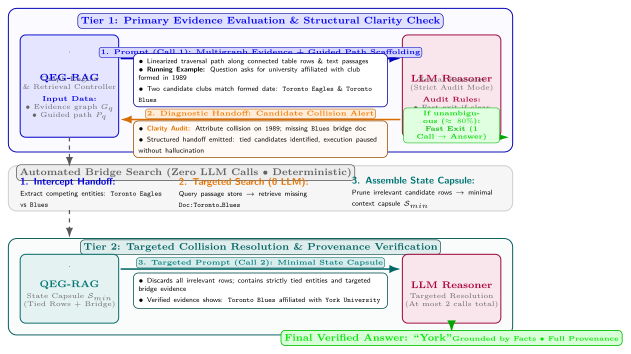

Generate this figure with Python:
import subprocess

latex_content = r"""\documentclass[tikz,border=2mm]{standalone}
\usepackage{tikz}
\usetikzlibrary{arrows.meta,positioning,shapes.geometric,fit,backgrounds,calc}
\usepackage{lmodern}

\begin{document}
\begin{tikzpicture}[
  >=Latex,
  font=\sffamily\scriptsize,
  % Global styles
  panel/.style={draw=#1!70!black, fill=#1!2!white, rounded corners=6pt, line width=0.7pt},
  panel_title/.style={fill=#1!12, draw=#1!60!black, line width=0.45pt, rounded corners=3pt, font=\bfseries\scriptsize, text=#1!95!black, inner sep=2.2pt},
  actor_box/.style={draw=#1!80!black, fill=#1!10, rounded corners=4pt, line width=0.7pt, inner sep=3pt},
  packet/.style={draw=#1!60!black, fill=white, rounded corners=3.5pt, line width=0.55pt, inner sep=3.5pt},
  badge/.style={fill=#1!15, draw=#1!75!black, line width=0.4pt, rounded corners=2pt, inner sep=1.2pt, font=\bfseries\tiny, text=#1!95!black},
  flow_fwd/.style={->, line width=1.1pt, draw=blue!75!black},
  flow_ret/.style={->, line width=1.1pt, draw=orange!85!black},
  flow_succ/.style={->, line width=1.2pt, draw=green!65!black},
  flow_proc/.style={->, line width=0.9pt, draw=gray!70!black, dashed}
]

% Brain Icon Macro (x, y, scale, color)
\def\drawbrain#1#2#3#4{
  \begin{scope}[shift={(#1)}, scale=#3]
    % Outer silhouette: Left hemisphere
    \draw[fill=#4!18, draw=#4!85!black, line width=0.75pt]
      (0, 0.72) 
      .. controls (-0.35, 0.82) and (-0.72, 0.62) .. (-0.72, 0.28)
      .. controls (-0.92, 0.12) and (-0.92, -0.22) .. (-0.68, -0.34)
      .. controls (-0.76, -0.58) and (-0.52, -0.78) .. (-0.28, -0.68)
      .. controls (-0.18, -0.82) and (-0.05, -0.68) .. (0, -0.58)
      -- cycle;
    % Right hemisphere
    \draw[fill=#4!18, draw=#4!85!black, line width=0.75pt]
      (0, 0.72) 
      .. controls (0.35, 0.82) and (0.72, 0.62) .. (0.72, 0.28)
      .. controls (0.92, 0.12) and (0.92, -0.22) .. (0.68, -0.34)
      .. controls (0.76, -0.58) and (0.52, -0.78) .. (0.28, -0.68)
      .. controls (0.18, -0.82) and (0.05, -0.68) .. (0, -0.58)
      -- cycle;
    % Midline
    \draw[#4!85!black, line width=0.75pt] (0, 0.70) -- (0, -0.56);
    % Neural network nodes and synapses (Left)
    \fill[#4!85!black] (-0.32, 0.36) circle (1.1pt);
    \fill[#4!85!black] (-0.50, 0.02) circle (1.1pt);
    \fill[#4!85!black] (-0.22, -0.12) circle (1.1pt);
    \fill[#4!85!black] (-0.38, -0.42) circle (1.1pt);
    \draw[#4!65!black, line width=0.45pt] (-0.32, 0.36) -- (-0.50, 0.02) -- (-0.22, -0.12) -- (-0.38, -0.42);
    \draw[#4!65!black, line width=0.45pt] (-0.32, 0.36) -- (-0.22, -0.12);
    % Neural network nodes and synapses (Right)
    \fill[#4!85!black] (0.32, 0.36) circle (1.1pt);
    \fill[#4!85!black] (0.50, 0.02) circle (1.1pt);
    \fill[#4!85!black] (0.22, -0.12) circle (1.1pt);
    \fill[#4!85!black] (0.38, -0.42) circle (1.1pt);
    \draw[#4!65!black, line width=0.45pt] (0.32, 0.36) -- (0.50, 0.02) -- (0.22, -0.12) -- (0.38, -0.42);
    \draw[#4!65!black, line width=0.45pt] (0.32, 0.36) -- (0.22, -0.12);
    % Trans-callosal bridge
    \draw[#4!60!black, line width=0.45pt, dashed] (-0.22, -0.12) -- (0.22, -0.12);
  \end{scope}
}

% Controller/Graph Icon Macro (x, y, scale, color)
\def\drawkgicon#1#2#3#4{
  \begin{scope}[shift={(#1)}, scale=#3]
    \draw[fill=#4!18, draw=#4!85!black, rounded corners=2pt, line width=0.7pt] (-0.6,-0.55) rectangle (0.6,0.55);
    \fill[orange!90!black] (-0.32, 0.22) circle (1.3pt);
    \fill[blue!90!black] (0.32, 0.22) circle (1.3pt);
    \fill[green!80!black] (0, -0.28) circle (1.3pt);
    \draw[gray!70!black, line width=0.45pt] (-0.32, 0.22) -- (0.32, 0.22) -- (0, -0.28) -- cycle;
  \end{scope}
}

% Total Width: 12.8cm, Center: 6.4cm
% Left Actor Center: 1.6cm, Right Actor Center: 11.2cm
% Communication Area: 3.2cm to 9.6cm

% ==========================================================
% TOP PANEL: TIER 1 INTERACTION
% ==========================================================
\node[panel=blue, minimum width=12.8cm, minimum height=3.65cm] (p1) at (6.4, 3.8) {};
\node[panel_title=blue, anchor=north] at (6.4, 5.5) {Tier 1: Primary Evidence Evaluation \& Structural Clarity Check};

% Left Actor (Tier 1): QEG-RAG Controller
\node[actor_box=blue, minimum width=2.5cm, minimum height=2.6cm] (qeg1) at (1.55, 3.65) {};
\drawkgicon{1.55, 4.45}{0.7}{blue};
\node[font=\bfseries\scriptsize, text=blue!90!black] at (1.55, 3.85) {QEG-RAG};
\node[font=\fontsize{5.0pt}{5.8pt}\selectfont, text=gray!80!black, align=center] at (1.55, 3.35) {
  Graph Engine\\
  \& Retrieval Controller\\[1mm]
  \textcolor{blue!85!black}{\textbf{Input Data:}}\\
  $\bullet$ Evidence graph $G_q$\\
  $\bullet$ Guided path $P_q$
};

% Right Actor (Tier 1): LLM Reasoner (Brain Icon)
\node[actor_box=purple, minimum width=2.5cm, minimum height=2.6cm] (llm1) at (11.25, 3.65) {};
\drawbrain{11.25, 4.45}{0.65}{purple};
\node[font=\bfseries\scriptsize, text=purple!90!black] at (11.25, 3.85) {LLM Reasoner};
\node[font=\fontsize{5.0pt}{5.8pt}\selectfont, text=gray!80!black, align=center] at (11.25, 3.35) {
  Neural Reasoner\\
  (Strict Audit Mode)\\[1mm]
  \textcolor{purple!85!black}{\textbf{Audit Rules:}}\\
  $\bullet$ Fast exit if clear\\
  $\bullet$ No guessing on ties
};

% Tier 1 Forward Arrow (Call 1 Request)
\draw[flow_fwd] (2.85, 4.35) -- (9.95, 4.35);
\node[badge=blue, anchor=south] at (6.4, 4.37) {1. Prompt (Call 1): Multigraph Evidence + Guided Path Scaffolding};

% Packet 1 (Call 1 Content)
\node[packet=blue, text width=6.2cm, align=left] at (6.4, 3.8) {
  {\fontsize{5.0pt}{6.0pt}\selectfont
  $\bullet$ Linearized traversal path along connected table rows \& text passages\\
  $\bullet$ \textbf{Running Example:} Question asks for university affiliated with club formed in 1989\\
  $\bullet$ Two candidate clubs match formed date: \texttt{Toronto Eagles} \& \texttt{Toronto Blues}}
};

% Tier 1 Exit / Return Arrows
% Case A: Fast Exit (Direct verified answer)
\draw[flow_succ] (11.25, 2.35) -- (12.7, 2.35);
\node[fill=green!12, draw=green!70!black, rounded corners=2.5pt, inner sep=2pt, font=\fontsize{4.8pt}{5.6pt}\selectfont\bfseries, text=green!85!black, text width=2.3cm, align=center] at (11.25, 2.65) {
  If unambiguous ($\approx 80\%$):\\
  \textcolor{green!70!black}{\textbf{Fast Exit}} (1 Call $\to$ Answer)
};

% Case B: Collision Detected -> Diagnostic Handoff (Return to QEG-RAG)
\draw[flow_ret] (9.95, 2.8) -- (2.85, 2.8);
\node[badge=orange, anchor=south] at (6.4, 2.82) {2. Diagnostic Handoff: Candidate Collision Alert};

% Packet 2 (Handoff Content)
\node[packet=orange, fill=orange!4, text width=6.2cm, align=left] at (6.4, 2.3) {
  {\fontsize{5.0pt}{6.0pt}\selectfont
  $\bullet$ \textcolor{orange!90!black}{\textbf{Clarity Audit:}} Attribute collision on \texttt{1989}; missing \texttt{Blues} bridge doc\\
  $\bullet$ Structured handoff emitted: tied candidates identified, execution paused without hallucination}
};

% ==========================================================
% MIDDLE BRIDGE: ZERO-LLM TARGETED RETRIEVAL
% ==========================================================
\node[panel=gray, fill=gray!7, draw=gray!40, minimum width=12.8cm, minimum height=1.15cm] (p_mid) at (6.4, 1.05) {};
\node[panel_title=gray!80!black, anchor=west] at (0.2, 1.45) {Automated Bridge Search (Zero LLM Calls $\bullet$ Deterministic)};

\node[text width=12.2cm, align=left] at (6.4, 0.95) {
  \begin{minipage}{0.31\linewidth}
    \textcolor{blue!90!black}{\textbf{1. Intercept Handoff:}}\\
    {\fontsize{5.0pt}{5.8pt}\selectfont Extract competing entities: \texttt{Toronto Eagles} vs \texttt{Blues}}
  \end{minipage}
  \hfill
  \begin{minipage}{0.34\linewidth}
    \textcolor{orange!90!black}{\textbf{2. Targeted Search (0 LLM):}}\\
    {\fontsize{5.0pt}{5.8pt}\selectfont Query passage store $\to$ retrieve missing \texttt{Doc:Toronto\_Blues}}
  \end{minipage}
  \hfill
  \begin{minipage}{0.31\linewidth}
    \textcolor{teal!90!black}{\textbf{3. Assemble State Capsule:}}\\
    {\fontsize{5.0pt}{5.8pt}\selectfont Prune irrelevant candidate rows $\to$ minimal context capsule $\mathcal{S}_{\text{min}}$}
  \end{minipage}
};

% Flow from Tier 1 QEG-RAG down to Bridge, and Bridge down to Tier 2 QEG-RAG
\draw[flow_proc] (1.55, 2.35) -- (1.55, 1.6);
\draw[flow_proc] (1.55, 0.5) -- (1.55, -0.2);

% ==========================================================
% BOTTOM PANEL: TIER 2 INTERACTION
% ==========================================================
\node[panel=teal, fill=teal!2!white, minimum width=12.8cm, minimum height=2.45cm] (p2) at (6.4, -1.45) {};
\node[panel_title=teal!80!black, anchor=north] at (6.4, -0.25) {Tier 2: Targeted Collision Resolution \& Provenance Verification};

% Left Actor (Tier 2): QEG-RAG Controller
\node[actor_box=teal, minimum width=2.5cm, minimum height=1.75cm] (qeg2) at (1.55, -1.5) {};
\drawkgicon{1.55, -1.0}{0.6}{teal};
\node[font=\bfseries\scriptsize, text=teal!90!black] at (1.55, -1.4) {QEG-RAG};
\node[font=\fontsize{5.0pt}{5.8pt}\selectfont, text=gray!80!black, align=center] at (1.55, -1.8) {
  State Capsule $\mathcal{S}_{\text{min}}$\\
  (Tied Rows + Bridge)
};

% Right Actor (Tier 2): LLM Reasoner (Brain Icon)
\node[actor_box=purple, minimum width=2.5cm, minimum height=1.75cm] (llm2) at (11.25, -1.5) {};
\drawbrain{11.25, -1.0}{0.6}{purple};
\node[font=\bfseries\scriptsize, text=purple!90!black] at (11.25, -1.4) {LLM Reasoner};
\node[font=\fontsize{5.0pt}{5.8pt}\selectfont, text=gray!80!black, align=center] at (11.25, -1.8) {
  Targeted Resolution\\
  (At most 2 calls total)
};

% Tier 2 Forward Arrow (Call 2 Request)
\draw[flow_fwd, draw=teal!80!black] (2.85, -1.0) -- (9.95, -1.0);
\node[badge=teal, anchor=south] at (6.4, -0.98) {3. Targeted Prompt (Call 2): Minimal State Capsule};

% Packet 3 (Call 2 Content)
\node[packet=teal, text width=6.2cm, align=left] at (6.4, -1.55) {
  {\fontsize{5.0pt}{6.0pt}\selectfont
  $\bullet$ Discards all irrelevant rows; contains strictly tied entities and targeted bridge evidence\\
  $\bullet$ Verified evidence shows: \texttt{Toronto Blues} affiliated with \texttt{York University}}
};

% Final Verified Resolution Arrow from LLM
\draw[flow_succ] (11.25, -2.4) -- (11.25, -2.6);
\node[fill=green!15, draw=green!75!black, rounded corners=3pt, line width=0.6pt, inner sep=2.5pt, font=\bfseries\scriptsize, text=green!90!black, anchor=north] at (11.25, -2.55) {
  \textbf{Final Verified Answer: ``York''}\\
  {\fontsize{4.8pt}{5.6pt}\selectfont Grounded by Facts $\bullet$ Full Provenance}
};

\end{tikzpicture}
\end{document}
"""

with open("/workspace/kiennt/online-kg-rag/paper_v2/figures/generate_fig3_refined.tex", "w") as f:
    f.write(latex_content)

cmd = "pdflatex -interaction=nonstopmode generate_fig3_refined.tex && pdftoppm -png -r 150 generate_fig3_refined.pdf fig3_refined_out"
res = subprocess.run(cmd, shell=True, cwd="/workspace/kiennt/online-kg-rag/paper_v2/figures", capture_output=True, text=True)
print("Return code:", res.returncode)
